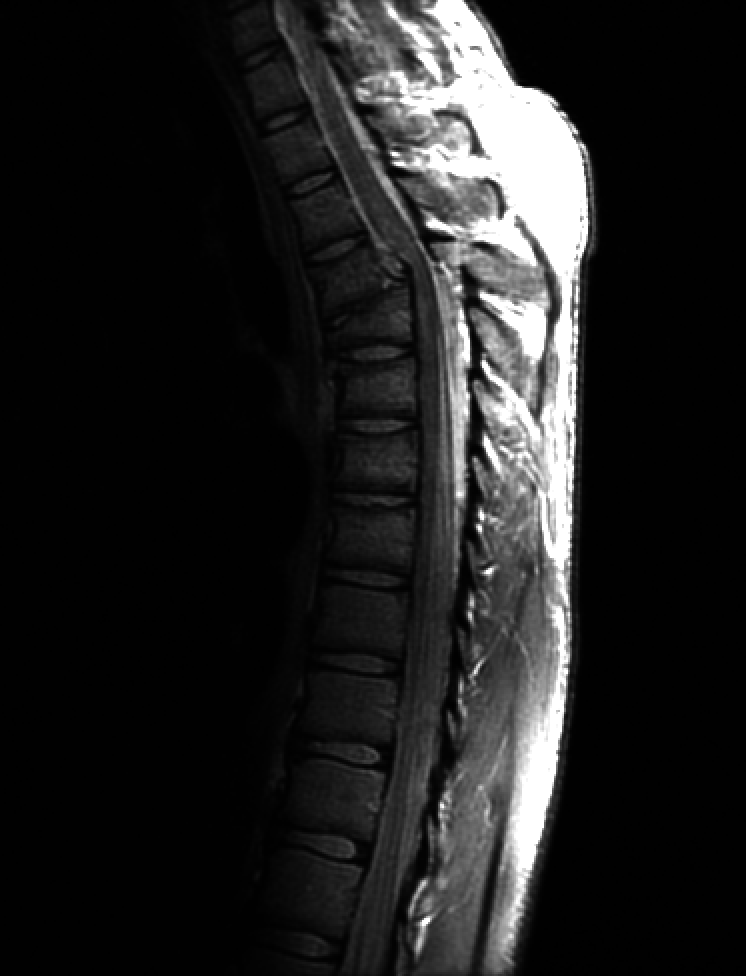
#> input picture hw1/resource/3-2-inp-Fig0308(a).tif, 746 x 976 px
$ python code-3-2-v3.py
#> lines starting #> are read from the running program, lines starting #| are printed output that depends on the picture
import cv2 as cv
import numpy as np
import matplotlib.pyplot as plt
import time

img_raw = cv.imread("../resource/3-2-inp-Fig0308(a).tif", cv.IMREAD_GRAYSCALE)
#> img_raw is the input picture: shape (976, 746); min 0, max 255, mean 32.6
img_gray = img_raw
cv.imshow('Gray', img_gray)
cv.imwrite("../resource/3-2-out-gray0.jpg", img_gray)

w = img_gray.shape[0]
#> w = 976
h = img_gray.shape[1]
#> h = 746
print(f"Image: w{w} x h{h} x {img_gray.dtype}")
#| Image: w976 x h746 x uint8

def histogram(img):
    count = [0]*256
    flat_img = img.flatten()  # 将二维图像数组逻辑展平成一维

    for pixel_value in flat_img:
        count[pixel_value] += 1
#> this loop made 728096 passes
#> pixel_value on passes 2 to 4: 0, 1, 1
#> after the loop, count = 256 values, max 407152 at index 1, min 0 at index 59, mean 2844.1

    return count

t0 = time.time()
count0 = histogram(img_gray)
#> count0 has the same summary as count in histogram
t1 = time.time()
print(f"TIME: histogram spent {t1-t0}s")

plt.bar(range(256), count0)
plt.title('histogram')
plt.xlabel('grayscale')
plt.ylabel('rate')
plt.show()
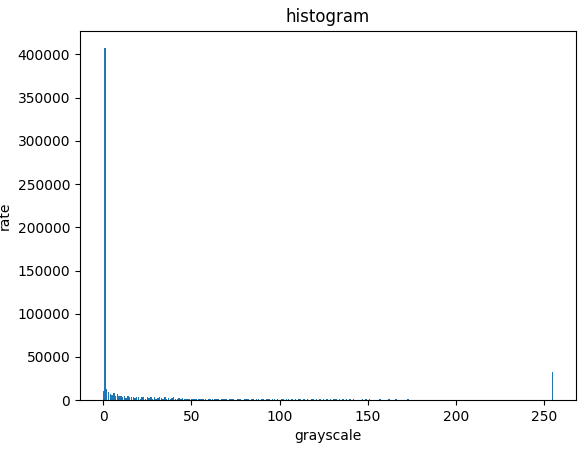
#> figure drawn by matplotlib, 1 panel; tallest bar 407152 high, from x = 0.6 to 1.4


def histogram_equalization(img, count0):
    pixels = img.size  # 图像中的总像素数
#> pixels = 728096
    cdf = np.cumsum(count0)  # 计算累积分布函数
#> cdf = 256 values from 10592 to 728096
    img = cdf[img] * 255 // pixels  # 应用均衡化公式
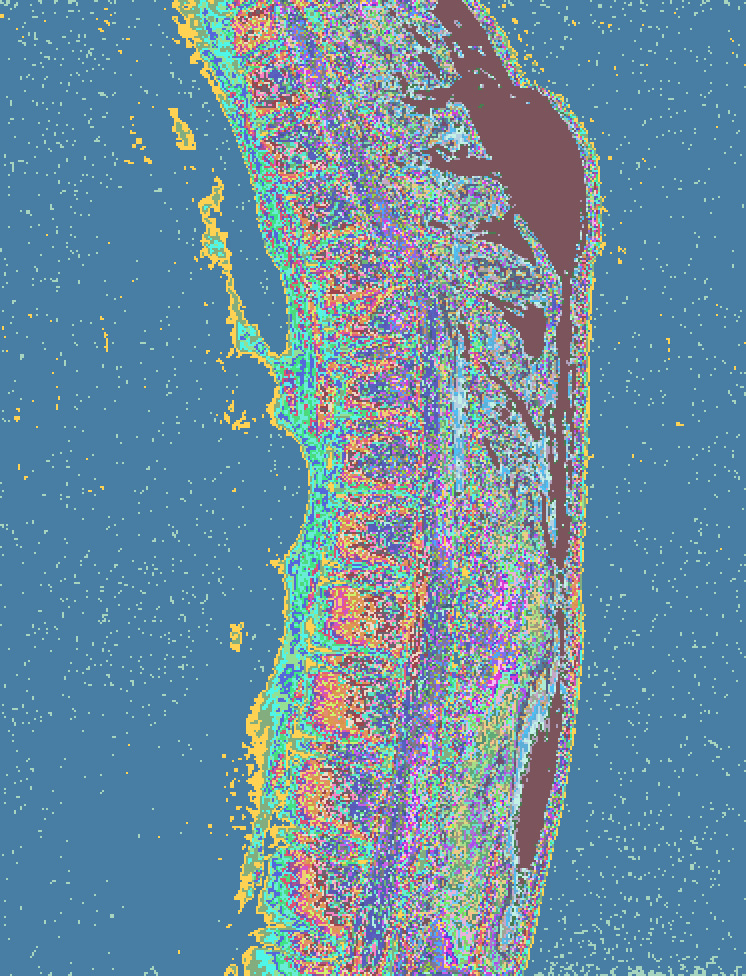
#> img: shape (976, 746) int64; 78 distinct labels, from 3 to 255; one colour per label, 0 black

    return cdf, img

t0 = time.time()
cdf, img_equal = histogram_equalization(img_gray, count0)
#> cdf = 256 values from 10592 to 728096
t1 = time.time()
print(f"TIME: equalization spent {t1-t0}s")

img_equal = np.uint8(img_equal)
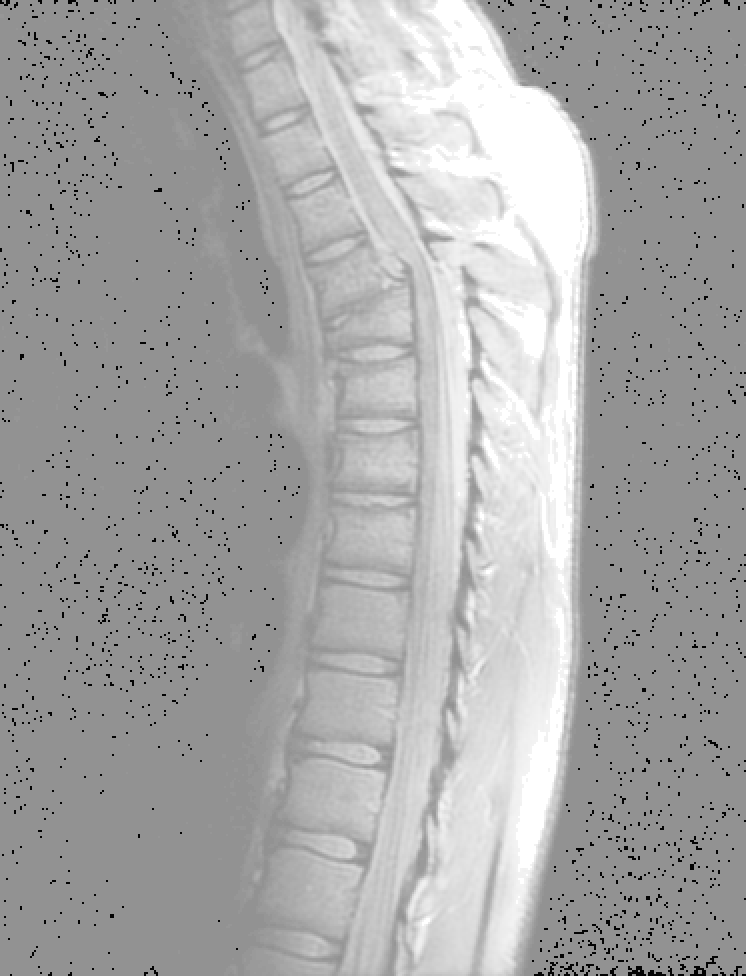
#> img_equal: shape (976, 746); min 3, max 255, mean 167.5
cv.imshow('Gray', img_equal)
cv.imwrite("../resource/3-2-out-gray1.jpg", img_equal)

t0 = time.time()
count1 = histogram(img_equal)
#> the loop in histogram (call 2), `for pixel_value in flat_img:` made 728096 passes
#> pixel_value on passes 1 to 3: 3, 3, 146
#> count1 = 256 values, max 407152 at index 146, min 0 at index 0, mean 2844.1
t1 = time.time()
print(f"TIME: histogram spent {t1-t0}s")

plt.bar(range(256), count1)
plt.title('histogram')
plt.xlabel('grayscale')
plt.ylabel('rate')
plt.show()
#> figure, not shown here; tallest bar 407152 high, from x = 145.6 to 146.4

transformation = np.cumsum(count0) / sum(count0)
#> transformation = 256 values from 0.0145 to 1
plt.plot(range(256), transformation, color='b')
plt.title('Histogram Equalization Transformation Function')
plt.xlabel('Input Grayscale Level')
plt.ylabel('Output Grayscale Level')
plt.xlim(0, 255)
plt.ylim(0, 1)
plt.grid()
plt.show()
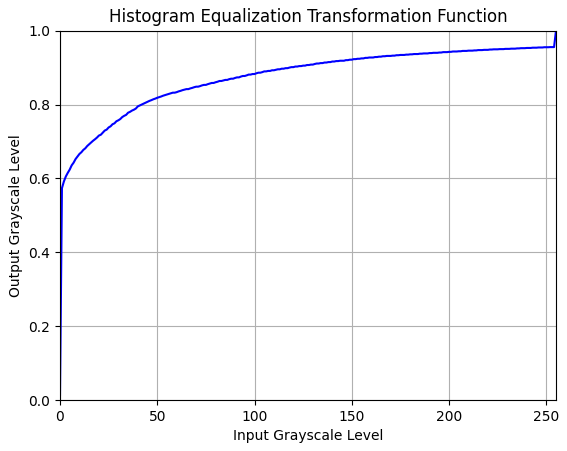
#> figure drawn by matplotlib, 1 panel; curve peaks at x = 255, y = 1

cv.waitKey(0)
